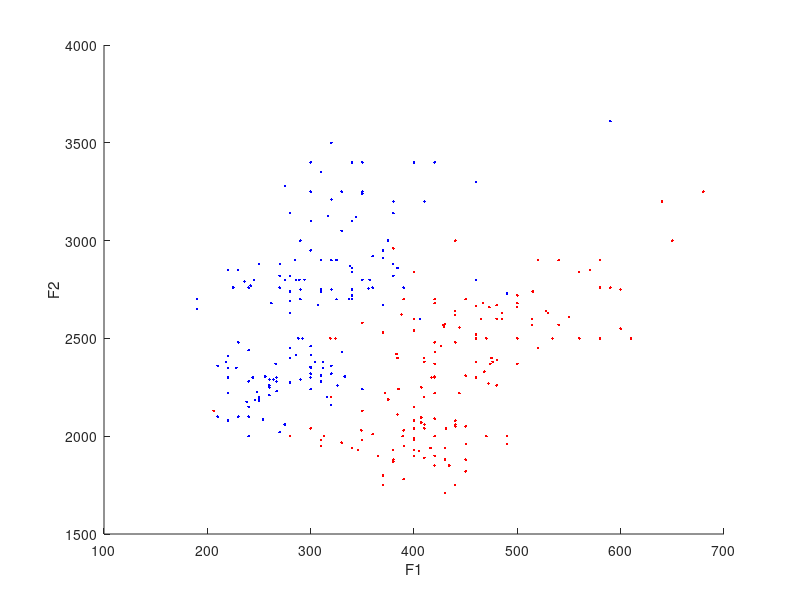

The MATLAB script that drew this image: (Note: this script raises an error after producing the figure.)
clear all; close all;
% load the dataset
load('PB_data.mat');

% get phoneme 1, 2 data from the first and second formant frequencies
ph1F1 = f1(phno==1); ph1F2 = f2(phno==1);
ph2F1 = f1(phno==2); ph2F2 = f2(phno==2);
ph1Data = [ph1F1, ph1F2]; ph2Data = [ph2F1, ph2F2];

% show the discriminated results
figure; hold on;
plot(ph1Data(:,1), ph1Data(:,2), '.b');
plot(ph2Data(:,1), ph2Data(:,2), '.r');
xlabel('F1'); ylabel('F2'); hold off;

% load the arguments (p, mu, s2) of mog model built in task2
% mog of phoneme1,2 and K=3
K = 3;
load('ph1K3M.mat'); 
load('ph2K3M.mat');
% load('ph1K6M.mat');
% load('ph2K6M.mat');

% put test data and information
testData = [ph1Data; ph2Data];
[n, D] = size(testData);

% classification function
[ph1Likelihood, ph2Likelihood, phClass] = classifier(testData, K, ph1Mu, ph1S2, ph1P, ph2Mu, ph2S2, ph2P);
ph1Vector = testData(((ph2Likelihood > ph1Likelihood)+1)==1, :);
ph2Vector = testData(((ph2Likelihood > ph1Likelihood)+1)==2, :);

% label the testData with phonemes
labels = ones(length(testData), 1); 
labels(length(ph1Data)+1:end, 1) = 2;

% calculate the confusion matrix and get miss classification error
[confM, missErr] = confusionMatrix(labels, ph1Likelihood, ph2Likelihood);

% show the discriminated results
figure; hold on;
plot(ph1Vector(:,1), ph1Vector(:,2), '.b');
plot(ph2Vector(:,1), ph2Vector(:,2), '.r');
xlabel('F1'); ylabel('F2'); hold off;

    